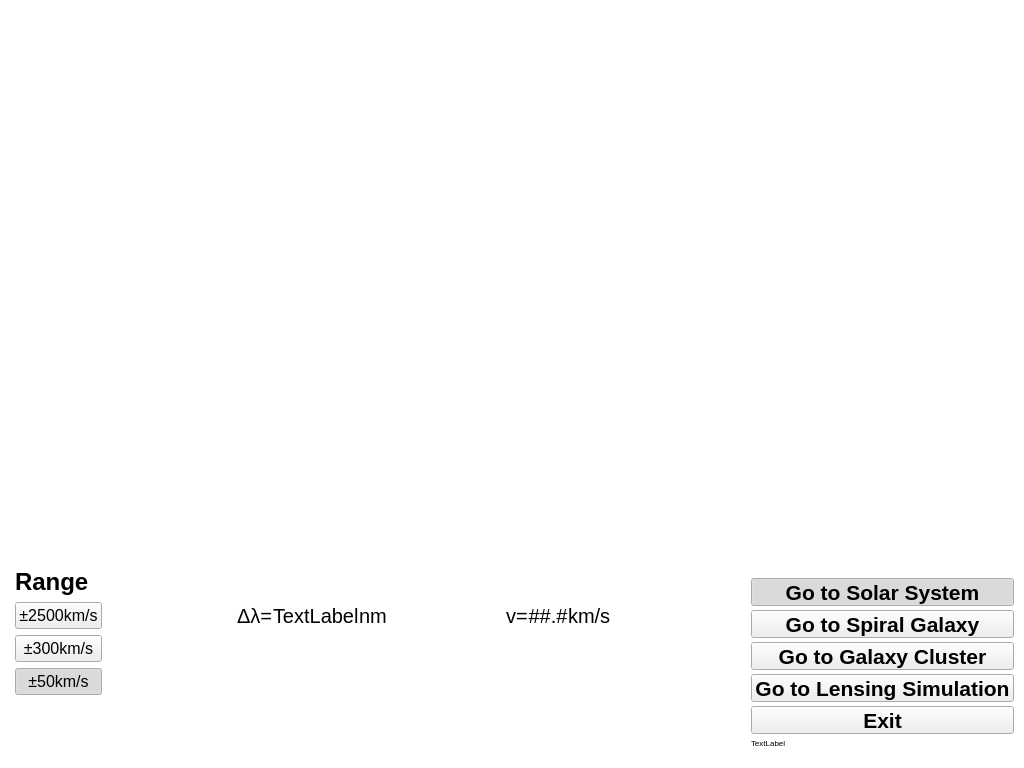
<?xml version="1.0" encoding="UTF-8"?>
<ui version="4.0">
 <class>DarkMatterLab</class>
 <widget class="QWidget" name="DarkMatterLab">
  <property name="geometry">
   <rect>
    <x>0</x>
    <y>0</y>
    <width>1024</width>
    <height>768</height>
   </rect>
  </property>
  <property name="sizePolicy">
   <sizepolicy hsizetype="Expanding" vsizetype="Expanding">
    <horstretch>0</horstretch>
    <verstretch>0</verstretch>
   </sizepolicy>
  </property>
  <property name="minimumSize">
   <size>
    <width>1024</width>
    <height>600</height>
   </size>
  </property>
  <property name="baseSize">
   <size>
    <width>0</width>
    <height>0</height>
   </size>
  </property>
  <property name="windowTitle">
   <string>Form</string>
  </property>
  <property name="styleSheet">
   <string notr="true">QWidget{
  background:#fff;
}

QPushButton{
  background: #eee;
}

QSlider::groove:horizontal {
    height: 64px;
    margin: 4px 0;
    background: #ddd;
}

QSlider::handle:horizontal {
    width: 64px;
    height: 64px;
    border-radius: 32px;
    background: qlineargradient(x1:0, y1:0, x2:1, y2:1, stop:0 #b4b4b4, stop:1 #8f8f8f);
    border: 1px solid #5c5c5c;
}
</string>
  </property>
  <layout class="QVBoxLayout" name="verticalLayout">
   <property name="leftMargin">
    <number>0</number>
   </property>
   <property name="topMargin">
    <number>0</number>
   </property>
   <property name="rightMargin">
    <number>0</number>
   </property>
   <property name="bottomMargin">
    <number>0</number>
   </property>
   <item>
    <widget class="QWidget" name="widget_4" native="true">
     <property name="sizePolicy">
      <sizepolicy hsizetype="Preferred" vsizetype="Expanding">
       <horstretch>0</horstretch>
       <verstretch>0</verstretch>
      </sizepolicy>
     </property>
     <layout class="QVBoxLayout" name="verticalLayout_2">
      <property name="spacing">
       <number>0</number>
      </property>
      <property name="leftMargin">
       <number>0</number>
      </property>
      <property name="topMargin">
       <number>0</number>
      </property>
      <property name="rightMargin">
       <number>0</number>
      </property>
      <property name="bottomMargin">
       <number>0</number>
      </property>
      <item>
       <widget class="DarkMatterScene" name="sceneWidget" native="true">
        <property name="sizePolicy">
         <sizepolicy hsizetype="Preferred" vsizetype="Expanding">
          <horstretch>0</horstretch>
          <verstretch>0</verstretch>
         </sizepolicy>
        </property>
        <property name="minimumSize">
         <size>
          <width>0</width>
          <height>480</height>
         </size>
        </property>
       </widget>
      </item>
     </layout>
    </widget>
   </item>
   <item>
    <widget class="QWidget" name="widget" native="true">
     <property name="sizePolicy">
      <sizepolicy hsizetype="Minimum" vsizetype="Preferred">
       <horstretch>0</horstretch>
       <verstretch>0</verstretch>
      </sizepolicy>
     </property>
     <property name="minimumSize">
      <size>
       <width>0</width>
       <height>0</height>
      </size>
     </property>
     <property name="maximumSize">
      <size>
       <width>16777215</width>
       <height>200</height>
      </size>
     </property>
     <layout class="QHBoxLayout" name="horizontalLayout">
      <property name="leftMargin">
       <number>10</number>
      </property>
      <property name="topMargin">
       <number>0</number>
      </property>
      <property name="rightMargin">
       <number>10</number>
      </property>
      <property name="bottomMargin">
       <number>10</number>
      </property>
      <item>
       <widget class="QStackedWidget" name="stackedWidget">
        <property name="sizePolicy">
         <sizepolicy hsizetype="Minimum" vsizetype="Preferred">
          <horstretch>0</horstretch>
          <verstretch>0</verstretch>
         </sizepolicy>
        </property>
        <property name="currentIndex">
         <number>0</number>
        </property>
        <widget class="QWidget" name="plotPage">
         <property name="sizePolicy">
          <sizepolicy hsizetype="Minimum" vsizetype="Minimum">
           <horstretch>0</horstretch>
           <verstretch>0</verstretch>
          </sizepolicy>
         </property>
         <layout class="QHBoxLayout" name="horizontalLayout_2">
          <property name="leftMargin">
           <number>5</number>
          </property>
          <property name="topMargin">
           <number>0</number>
          </property>
          <property name="rightMargin">
           <number>5</number>
          </property>
          <property name="bottomMargin">
           <number>0</number>
          </property>
          <item>
           <layout class="QVBoxLayout" name="verticalLayout_7">
            <property name="sizeConstraint">
             <enum>QLayout::SetMinimumSize</enum>
            </property>
            <item>
             <widget class="QLabel" name="rangeLabel">
              <property name="sizePolicy">
               <sizepolicy hsizetype="Minimum" vsizetype="Minimum">
                <horstretch>0</horstretch>
                <verstretch>0</verstretch>
               </sizepolicy>
              </property>
              <property name="font">
               <font>
                <pointsize>18</pointsize>
                <weight>75</weight>
                <bold>true</bold>
               </font>
              </property>
              <property name="text">
               <string>Range</string>
              </property>
             </widget>
            </item>
            <item>
             <widget class="QPushButton" name="rangeButtonHigh">
              <property name="sizePolicy">
               <sizepolicy hsizetype="Minimum" vsizetype="Fixed">
                <horstretch>0</horstretch>
                <verstretch>0</verstretch>
               </sizepolicy>
              </property>
              <property name="maximumSize">
               <size>
                <width>128</width>
                <height>16777215</height>
               </size>
              </property>
              <property name="font">
               <font>
                <pointsize>12</pointsize>
                <weight>50</weight>
                <bold>false</bold>
               </font>
              </property>
              <property name="text">
               <string>±2500km/s</string>
              </property>
              <property name="checkable">
               <bool>true</bool>
              </property>
              <attribute name="buttonGroup">
               <string notr="true">rangeButtonGroup</string>
              </attribute>
             </widget>
            </item>
            <item>
             <widget class="QPushButton" name="rangeButtonMedium">
              <property name="sizePolicy">
               <sizepolicy hsizetype="Minimum" vsizetype="Fixed">
                <horstretch>0</horstretch>
                <verstretch>0</verstretch>
               </sizepolicy>
              </property>
              <property name="maximumSize">
               <size>
                <width>128</width>
                <height>16777215</height>
               </size>
              </property>
              <property name="font">
               <font>
                <pointsize>12</pointsize>
                <weight>50</weight>
                <bold>false</bold>
               </font>
              </property>
              <property name="text">
               <string>±300km/s</string>
              </property>
              <property name="checkable">
               <bool>true</bool>
              </property>
              <attribute name="buttonGroup">
               <string notr="true">rangeButtonGroup</string>
              </attribute>
             </widget>
            </item>
            <item>
             <widget class="QPushButton" name="rangeButtonLow">
              <property name="sizePolicy">
               <sizepolicy hsizetype="Minimum" vsizetype="Fixed">
                <horstretch>0</horstretch>
                <verstretch>0</verstretch>
               </sizepolicy>
              </property>
              <property name="maximumSize">
               <size>
                <width>128</width>
                <height>16777215</height>
               </size>
              </property>
              <property name="font">
               <font>
                <pointsize>12</pointsize>
                <weight>50</weight>
                <bold>false</bold>
               </font>
              </property>
              <property name="text">
               <string>±50km/s</string>
              </property>
              <property name="checkable">
               <bool>true</bool>
              </property>
              <property name="checked">
               <bool>true</bool>
              </property>
              <attribute name="buttonGroup">
               <string notr="true">rangeButtonGroup</string>
              </attribute>
             </widget>
            </item>
            <item>
             <spacer name="verticalSpacer_2">
              <property name="orientation">
               <enum>Qt::Vertical</enum>
              </property>
              <property name="sizeHint" stdset="0">
               <size>
                <width>20</width>
                <height>40</height>
               </size>
              </property>
             </spacer>
            </item>
           </layout>
          </item>
          <item>
           <widget class="QWidget" name="plotWidget" native="true">
            <property name="sizePolicy">
             <sizepolicy hsizetype="Preferred" vsizetype="Preferred">
              <horstretch>0</horstretch>
              <verstretch>0</verstretch>
             </sizepolicy>
            </property>
            <layout class="QVBoxLayout" name="verticalLayout_3">
             <property name="spacing">
              <number>0</number>
             </property>
             <property name="leftMargin">
              <number>10</number>
             </property>
             <property name="topMargin">
              <number>0</number>
             </property>
             <property name="rightMargin">
              <number>10</number>
             </property>
             <property name="bottomMargin">
              <number>0</number>
             </property>
             <item>
              <layout class="QHBoxLayout" name="horizontalLayout_5">
               <item>
                <spacer name="horizontalSpacer_3">
                 <property name="orientation">
                  <enum>Qt::Horizontal</enum>
                 </property>
                 <property name="sizeHint" stdset="0">
                  <size>
                   <width>40</width>
                   <height>20</height>
                  </size>
                 </property>
                </spacer>
               </item>
               <item>
                <widget class="QLabel" name="label_2">
                 <property name="font">
                  <font>
                   <pointsize>15</pointsize>
                  </font>
                 </property>
                 <property name="text">
                  <string>Δλ=</string>
                 </property>
                </widget>
               </item>
               <item>
                <widget class="QLabel" name="deltaLambdaLabel">
                 <property name="font">
                  <font>
                   <pointsize>15</pointsize>
                  </font>
                 </property>
                 <property name="text">
                  <string>TextLabel</string>
                 </property>
                </widget>
               </item>
               <item>
                <widget class="QLabel" name="label_5">
                 <property name="font">
                  <font>
                   <pointsize>15</pointsize>
                  </font>
                 </property>
                 <property name="text">
                  <string>nm</string>
                 </property>
                </widget>
               </item>
               <item>
                <spacer name="horizontalSpacer_5">
                 <property name="orientation">
                  <enum>Qt::Horizontal</enum>
                 </property>
                 <property name="sizeHint" stdset="0">
                  <size>
                   <width>40</width>
                   <height>20</height>
                  </size>
                 </property>
                </spacer>
               </item>
               <item>
                <widget class="QLabel" name="label_3">
                 <property name="font">
                  <font>
                   <pointsize>15</pointsize>
                  </font>
                 </property>
                 <property name="text">
                  <string>v=</string>
                 </property>
                </widget>
               </item>
               <item>
                <widget class="QLabel" name="velocityLabel">
                 <property name="font">
                  <font>
                   <pointsize>-1</pointsize>
                  </font>
                 </property>
                 <property name="styleSheet">
                  <string notr="true">QWidget { font-size: 20px
}</string>
                 </property>
                 <property name="text">
                  <string>##.#</string>
                 </property>
                 <property name="alignment">
                  <set>Qt::AlignCenter</set>
                 </property>
                </widget>
               </item>
               <item>
                <widget class="QLabel" name="label_4">
                 <property name="font">
                  <font>
                   <pointsize>15</pointsize>
                  </font>
                 </property>
                 <property name="text">
                  <string>km/s</string>
                 </property>
                </widget>
               </item>
               <item>
                <spacer name="horizontalSpacer_4">
                 <property name="orientation">
                  <enum>Qt::Horizontal</enum>
                 </property>
                 <property name="sizeHint" stdset="0">
                  <size>
                   <width>40</width>
                   <height>20</height>
                  </size>
                 </property>
                </spacer>
               </item>
              </layout>
             </item>
             <item>
              <widget class="QwtPlot" name="redshiftPlot">
               <property name="sizePolicy">
                <sizepolicy hsizetype="Preferred" vsizetype="Preferred">
                 <horstretch>0</horstretch>
                 <verstretch>0</verstretch>
                </sizepolicy>
               </property>
               <property name="minimumSize">
                <size>
                 <width>0</width>
                 <height>0</height>
                </size>
               </property>
               <property name="maximumSize">
                <size>
                 <width>16777215</width>
                 <height>16777215</height>
                </size>
               </property>
               <property name="lineWidth">
                <number>0</number>
               </property>
               <property name="canvasBackground" stdset="0">
                <brush brushstyle="SolidPattern">
                 <color alpha="255">
                  <red>255</red>
                  <green>255</green>
                  <blue>255</blue>
                 </color>
                </brush>
               </property>
              </widget>
             </item>
            </layout>
           </widget>
          </item>
         </layout>
        </widget>
        <widget class="QWidget" name="modelPage">
         <layout class="QHBoxLayout" name="horizontalLayout_4">
          <item>
           <widget class="QWidget" name="widget_2" native="true">
            <property name="sizePolicy">
             <sizepolicy hsizetype="Expanding" vsizetype="Expanding">
              <horstretch>0</horstretch>
              <verstretch>0</verstretch>
             </sizepolicy>
            </property>
            <property name="maximumSize">
             <size>
              <width>16777215</width>
              <height>16777215</height>
             </size>
            </property>
            <layout class="QHBoxLayout" name="horizontalLayout_3">
             <property name="spacing">
              <number>10</number>
             </property>
             <property name="leftMargin">
              <number>6</number>
             </property>
             <property name="topMargin">
              <number>2</number>
             </property>
             <property name="rightMargin">
              <number>6</number>
             </property>
             <property name="bottomMargin">
              <number>2</number>
             </property>
             <item>
              <widget class="QSlider" name="massSlider">
               <property name="sizePolicy">
                <sizepolicy hsizetype="Expanding" vsizetype="Expanding">
                 <horstretch>0</horstretch>
                 <verstretch>0</verstretch>
                </sizepolicy>
               </property>
               <property name="minimumSize">
                <size>
                 <width>256</width>
                 <height>0</height>
                </size>
               </property>
               <property name="maximum">
                <number>500</number>
               </property>
               <property name="orientation">
                <enum>Qt::Horizontal</enum>
               </property>
              </widget>
             </item>
             <item>
              <widget class="QLabel" name="massValue">
               <property name="minimumSize">
                <size>
                 <width>96</width>
                 <height>0</height>
                </size>
               </property>
               <property name="font">
                <font>
                 <pointsize>20</pointsize>
                </font>
               </property>
               <property name="text">
                <string>0</string>
               </property>
               <property name="alignment">
                <set>Qt::AlignRight|Qt::AlignTrailing|Qt::AlignVCenter</set>
               </property>
               <property name="margin">
                <number>4</number>
               </property>
              </widget>
             </item>
             <item>
              <widget class="QLabel" name="label">
               <property name="font">
                <font>
                 <pointsize>20</pointsize>
                </font>
               </property>
               <property name="text">
                <string>Trillion Solar Masses</string>
               </property>
              </widget>
             </item>
            </layout>
           </widget>
          </item>
         </layout>
        </widget>
       </widget>
      </item>
      <item>
       <widget class="QWidget" name="navigationLayout" native="true">
        <layout class="QVBoxLayout" name="verticalLayout_4">
         <property name="spacing">
          <number>4</number>
         </property>
         <property name="leftMargin">
          <number>0</number>
         </property>
         <property name="topMargin">
          <number>10</number>
         </property>
         <property name="rightMargin">
          <number>0</number>
         </property>
         <property name="bottomMargin">
          <number>10</number>
         </property>
         <item>
          <widget class="QPushButton" name="solarSystemButton">
           <property name="font">
            <font>
             <pointsize>16</pointsize>
             <weight>75</weight>
             <bold>true</bold>
            </font>
           </property>
           <property name="text">
            <string>Go to Solar System</string>
           </property>
           <property name="checkable">
            <bool>true</bool>
           </property>
           <property name="checked">
            <bool>true</bool>
           </property>
           <attribute name="buttonGroup">
            <string notr="true">sceneButtonGroup</string>
           </attribute>
          </widget>
         </item>
         <item>
          <widget class="QPushButton" name="spiralGalaxyButton">
           <property name="font">
            <font>
             <pointsize>16</pointsize>
             <weight>75</weight>
             <bold>true</bold>
            </font>
           </property>
           <property name="text">
            <string>Go to Spiral Galaxy</string>
           </property>
           <property name="checkable">
            <bool>true</bool>
           </property>
           <attribute name="buttonGroup">
            <string notr="true">sceneButtonGroup</string>
           </attribute>
          </widget>
         </item>
         <item>
          <widget class="QPushButton" name="galaxyClusterButton">
           <property name="font">
            <font>
             <pointsize>16</pointsize>
             <weight>75</weight>
             <bold>true</bold>
            </font>
           </property>
           <property name="text">
            <string>Go to Galaxy Cluster</string>
           </property>
           <property name="checkable">
            <bool>true</bool>
           </property>
           <attribute name="buttonGroup">
            <string notr="true">sceneButtonGroup</string>
           </attribute>
          </widget>
         </item>
         <item>
          <widget class="QPushButton" name="lensingSimulationButton">
           <property name="enabled">
            <bool>true</bool>
           </property>
           <property name="font">
            <font>
             <pointsize>16</pointsize>
             <weight>75</weight>
             <bold>true</bold>
            </font>
           </property>
           <property name="text">
            <string>Go to Lensing Simulation</string>
           </property>
           <property name="checkable">
            <bool>true</bool>
           </property>
           <attribute name="buttonGroup">
            <string notr="true">sceneButtonGroup</string>
           </attribute>
          </widget>
         </item>
         <item>
          <spacer name="verticalSpacer">
           <property name="orientation">
            <enum>Qt::Vertical</enum>
           </property>
           <property name="sizeHint" stdset="0">
            <size>
             <width>20</width>
             <height>40</height>
            </size>
           </property>
          </spacer>
         </item>
         <item>
          <spacer name="verticalSpacer_4">
           <property name="orientation">
            <enum>Qt::Vertical</enum>
           </property>
           <property name="sizeHint" stdset="0">
            <size>
             <width>20</width>
             <height>40</height>
            </size>
           </property>
          </spacer>
         </item>
         <item>
          <spacer name="verticalSpacer_3">
           <property name="orientation">
            <enum>Qt::Vertical</enum>
           </property>
           <property name="sizeHint" stdset="0">
            <size>
             <width>20</width>
             <height>40</height>
            </size>
           </property>
          </spacer>
         </item>
         <item>
          <spacer name="verticalSpacer_5">
           <property name="orientation">
            <enum>Qt::Vertical</enum>
           </property>
           <property name="sizeHint" stdset="0">
            <size>
             <width>20</width>
             <height>40</height>
            </size>
           </property>
          </spacer>
         </item>
         <item>
          <widget class="QPushButton" name="exitButton">
           <property name="font">
            <font>
             <pointsize>16</pointsize>
             <weight>75</weight>
             <bold>true</bold>
            </font>
           </property>
           <property name="text">
            <string>Exit</string>
           </property>
          </widget>
         </item>
         <item>
          <widget class="QLabel" name="buildLabel">
           <property name="font">
            <font>
             <pointsize>6</pointsize>
            </font>
           </property>
           <property name="text">
            <string>TextLabel</string>
           </property>
          </widget>
         </item>
        </layout>
       </widget>
      </item>
     </layout>
    </widget>
   </item>
  </layout>
 </widget>
 <customwidgets>
  <customwidget>
   <class>QwtPlot</class>
   <extends>QFrame</extends>
   <header>qwt_plot.h</header>
   <container>1</container>
  </customwidget>
  <customwidget>
   <class>DarkMatterScene</class>
   <extends>QWidget</extends>
   <header location="global">dm/dm_scene_graph.h</header>
   <container>1</container>
  </customwidget>
 </customwidgets>
 <resources/>
 <connections/>
 <buttongroups>
  <buttongroup name="rangeButtonGroup"/>
  <buttongroup name="sceneButtonGroup"/>
 </buttongroups>
</ui>
